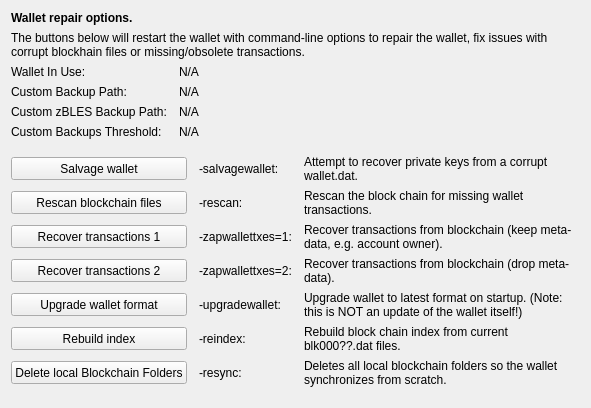
     <widget class="QWidget" name="tab_repair">
      <attribute name="title">
       <string>&amp;Wallet Repair</string>
      </attribute>
      <layout class="QGridLayout" name="gridLayout_4" columnstretch="0,0,0,0">
       <property name="horizontalSpacing">
        <number>12</number>
       </property>
       <item row="0" column="0" colspan="4">
        <widget class="QLabel" name="label_repair_header">
         <property name="font">
          <font>
           <weight>75</weight>
           <bold>true</bold>
          </font>
         </property>
         <property name="text">
          <string>Wallet repair options.</string>
         </property>
        </widget>
       </item>
       <item row="1" column="0" colspan="4">
        <widget class="QLabel" name="label_repair_helptext">
         <property name="font">
          <font>
           <weight>50</weight>
           <bold>false</bold>
          </font>
         </property>
         <property name="text">
          <string>The buttons below will restart the wallet with command-line options to repair the wallet, fix issues with corrupt blockhain files or missing/obsolete transactions.</string>
         </property>
         <property name="wordWrap">
          <bool>true</bool>
         </property>
        </widget>
       </item>
       <item row="2" column="0">
        <widget class="QLabel" name="wallet_path_label">
         <property name="text">
          <string>Wallet In Use:</string>
         </property>
        </widget>
       </item>
       <item row="2" column="1" colspan="3">
        <widget class="QLabel" name="wallet_path">
         <property name="cursor">
          <cursorShape>IBeamCursor</cursorShape>
         </property>
         <property name="text">
          <string>N/A</string>
         </property>
         <property name="textFormat">
          <enum>Qt::PlainText</enum>
         </property>
         <property name="textInteractionFlags">
          <set>Qt::LinksAccessibleByMouse|Qt::TextSelectableByKeyboard|Qt::TextSelectableByMouse</set>
         </property>
        </widget>
       </item>
       <item row="3" column="0">
        <widget class="QLabel" name="wallet_custombackuppath_label">
         <property name="text">
          <string>Custom Backup Path:</string>
         </property>
         <property name="visible">
          <bool>false</bool>
         </property>
        </widget>
       </item>
       <item row="3" column="1" colspan="3">
        <widget class="QLabel" name="wallet_custombackuppath">
         <property name="cursor">
          <cursorShape>IBeamCursor</cursorShape>
         </property>
         <property name="text">
          <string>N/A</string>
         </property>
         <property name="textFormat">
          <enum>Qt::PlainText</enum>
         </property>
         <property name="textInteractionFlags">
          <set>Qt::LinksAccessibleByMouse|Qt::TextSelectableByKeyboard|Qt::TextSelectableByMouse</set>
         </property>
         <property name="visible">
          <bool>false</bool>
         </property>
        </widget>
       </item>
       <item row="4" column="0">
        <widget class="QLabel" name="wallet_customzblesbackuppath_label">
         <property name="text">
          <string>Custom zBLES Backup Path:</string>
         </property>
         <property name="visible">
          <bool>false</bool>
         </property>
        </widget>
       </item>
       <item row="4" column="1" colspan="3">
        <widget class="QLabel" name="wallet_customzblesbackuppath">
         <property name="cursor">
          <cursorShape>IBeamCursor</cursorShape>
         </property>
         <property name="text">
          <string>N/A</string>
         </property>
         <property name="textFormat">
          <enum>Qt::PlainText</enum>
         </property>
         <property name="textInteractionFlags">
          <set>Qt::LinksAccessibleByMouse|Qt::TextSelectableByKeyboard|Qt::TextSelectableByMouse</set>
         </property>
         <property name="visible">
          <bool>false</bool>
         </property>
        </widget>
       </item>
       <item row="5" column="0">
        <widget class="QLabel" name="wallet_custombackupthreshold_label">
         <property name="text">
          <string>Custom Backups Threshold:</string>
         </property>
         <property name="visible">
          <bool>false</bool>
         </property>
        </widget>
       </item>
       <item row="5" column="1" colspan="3">
        <widget class="QLabel" name="wallet_custombackupthreshold">
         <property name="cursor">
          <cursorShape>IBeamCursor</cursorShape>
         </property>
         <property name="text">
          <string>N/A</string>
         </property>
         <property name="textFormat">
          <enum>Qt::PlainText</enum>
         </property>
         <property name="textInteractionFlags">
          <set>Qt::LinksAccessibleByMouse|Qt::TextSelectableByKeyboard|Qt::TextSelectableByMouse</set>
         </property>
         <property name="visible">
          <bool>false</bool>
         </property>
        </widget>
       </item>
       <item row="6" column="0">
        <spacer name="verticalSpacer_repair1">
         <property name="orientation">
          <enum>Qt::Vertical</enum>
         </property>
         <property name="sizeHint" stdset="0">
          <size>
           <width>10</width>
           <height>10</height>
          </size>
         </property>
        </spacer>
       </item>
       <item row="7" column="0" colspan="2">
        <widget class="QPushButton" name="btn_salvagewallet">
         <property name="minimumSize">
          <size>
           <width>100</width>
           <height>23</height>
          </size>
         </property>
         <property name="text">
          <string>Salvage wallet</string>
         </property>
        </widget>
       </item>
       <item row="7" column="2">
        <widget class="QLabel" name="label_repair_salvage_command">
         <property name="text">
          <string notr="true">-salvagewallet:</string>
         </property>
        </widget>
       </item>
       <item row="7" column="3">
        <widget class="QLabel" name="label_repair_salvage">
         <property name="text">
          <string>Attempt to recover private keys from a corrupt wallet.dat.</string>
         </property>
         <property name="wordWrap">
          <bool>true</bool>
         </property>
        </widget>
       </item>
       <item row="8" column="0" colspan="2">
        <widget class="QPushButton" name="btn_rescan">
         <property name="minimumSize">
          <size>
           <width>100</width>
           <height>23</height>
          </size>
         </property>
         <property name="text">
          <string>Rescan blockchain files</string>
         </property>
        </widget>
       </item>
       <item row="8" column="2">
        <widget class="QLabel" name="label_repair_rescan_command">
         <property name="text">
          <string notr="true">-rescan:</string>
         </property>
        </widget>
       </item>
       <item row="8" column="3">
        <widget class="QLabel" name="label_repair_rescan">
         <property name="text">
          <string>Rescan the block chain for missing wallet transactions.</string>
         </property>
         <property name="wordWrap">
          <bool>true</bool>
         </property>
        </widget>
       </item>
       <item row="9" column="0" colspan="2">
        <widget class="QPushButton" name="btn_zapwallettxes1">
         <property name="minimumSize">
          <size>
           <width>100</width>
           <height>23</height>
          </size>
         </property>
         <property name="text">
          <string>Recover transactions 1</string>
         </property>
        </widget>
       </item>
       <item row="9" column="2">
        <widget class="QLabel" name="label_repair_zap1_command">
         <property name="text">
          <string notr="true">-zapwallettxes=1:</string>
         </property>
        </widget>
       </item>
       <item row="9" column="3">
        <widget class="QLabel" name="label_repair_zap1">
         <property name="text">
          <string>Recover transactions from blockchain (keep meta-data, e.g. account owner).</string>
         </property>
         <property name="wordWrap">
          <bool>true</bool>
         </property>
        </widget>
       </item>
       <item row="10" column="0" colspan="2">
        <widget class="QPushButton" name="btn_zapwallettxes2">
         <property name="minimumSize">
          <size>
           <width>100</width>
           <height>23</height>
          </size>
         </property>
         <property name="text">
          <string>Recover transactions 2</string>
         </property>
        </widget>
       </item>
       <item row="10" column="2">
        <widget class="QLabel" name="label_repair_zap2_command">
         <property name="text">
          <string notr="true">-zapwallettxes=2:</string>
         </property>
        </widget>
       </item>
       <item row="10" column="3">
        <widget class="QLabel" name="label_repair_zap2">
         <property name="text">
          <string>Recover transactions from blockchain (drop meta-data).</string>
         </property>
         <property name="wordWrap">
          <bool>true</bool>
         </property>
        </widget>
       </item>
       <item row="11" column="0" colspan="2">
        <widget class="QPushButton" name="btn_upgradewallet">
         <property name="minimumSize">
          <size>
           <width>100</width>
           <height>23</height>
          </size>
         </property>
         <property name="text">
          <string>Upgrade wallet format</string>
         </property>
        </widget>
       </item>
       <item row="11" column="2">
        <widget class="QLabel" name="label_repair_upgrade_command">
         <property name="text">
          <string notr="true">-upgradewallet:</string>
         </property>
        </widget>
       </item>
       <item row="11" column="3">
        <widget class="QLabel" name="label_repair_upgrade">
         <property name="text">
          <string>Upgrade wallet to latest format on startup. (Note: this is NOT an update of the wallet itself!)</string>
         </property>
         <property name="wordWrap">
          <bool>true</bool>
         </property>
        </widget>
       </item>
       <item row="12" column="0" colspan="2">
        <widget class="QPushButton" name="btn_reindex">
         <property name="minimumSize">
          <size>
           <width>100</width>
           <height>23</height>
          </size>
         </property>
         <property name="text">
          <string>Rebuild index</string>
         </property>
        </widget>
       </item>
       <item row="12" column="2">
        <widget class="QLabel" name="label_repair_reindex_command">
         <property name="text">
          <string notr="true">-reindex:</string>
         </property>
        </widget>
       </item>
       <item row="12" column="3">
        <widget class="QLabel" name="label_repair_reindex">
         <property name="text">
          <string>Rebuild block chain index from current blk000??.dat files.</string>
         </property>
         <property name="wordWrap">
          <bool>true</bool>
         </property>
        </widget>
       </item>
       <item row="13" column="0" colspan="2">
        <widget class="QPushButton" name="btn_resync">
         <property name="minimumSize">
          <size>
           <width>100</width>
           <height>23</height>
          </size>
         </property>
         <property name="text">
          <string>Delete local Blockchain Folders</string>
         </property>
        </widget>
       </item>
       <item row="13" column="2">
        <widget class="QLabel" name="label_repair_resync_command">
         <property name="text">
          <string>-resync:</string>
         </property>
        </widget>
       </item>
       <item row="13" column="3">
        <widget class="QLabel" name="label_repair_resync">
         <property name="text">
          <string>Deletes all local blockchain folders so the wallet synchronizes from scratch.</string>
         </property>
         <property name="wordWrap">
          <bool>true</bool>
         </property>
        </widget>
       </item>
       <item row="14" column="0">
        <spacer name="verticalSpacer_repair2">
         <property name="orientation">
          <enum>Qt::Vertical</enum>
         </property>
         <property name="sizeHint" stdset="0">
          <size>
           <width>20</width>
           <height>10</height>
          </size>
         </property>
        </spacer>
       </item>
      </layout>
     </widget>
